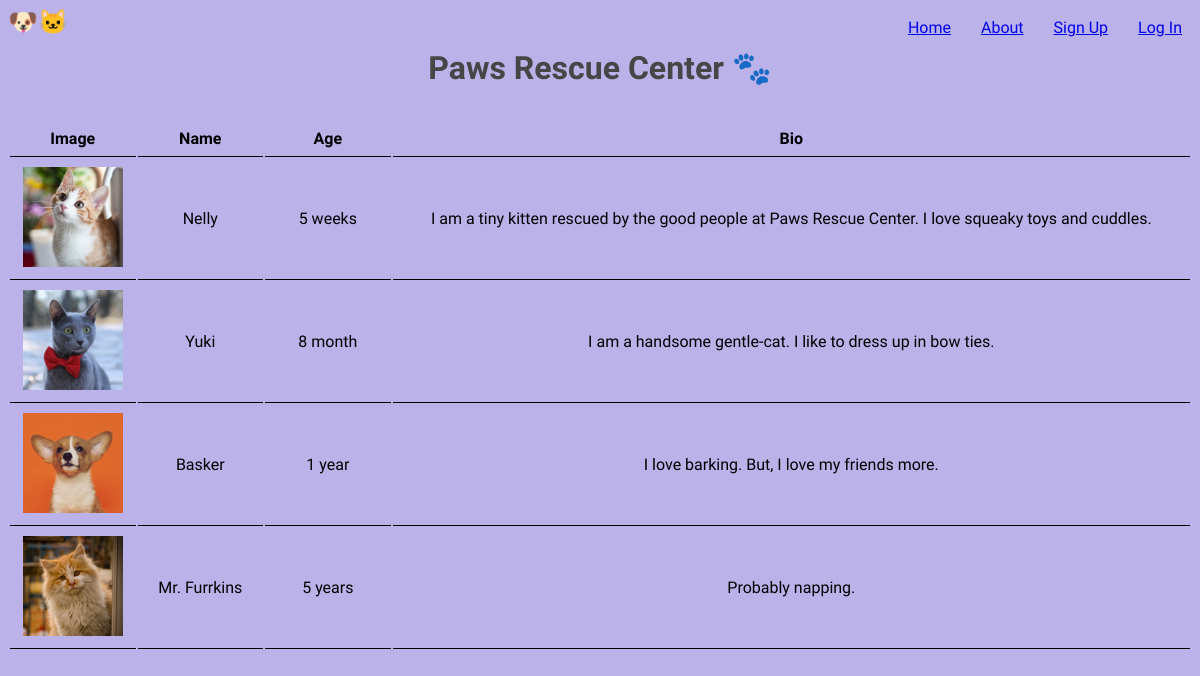
Before: / with the older database file.
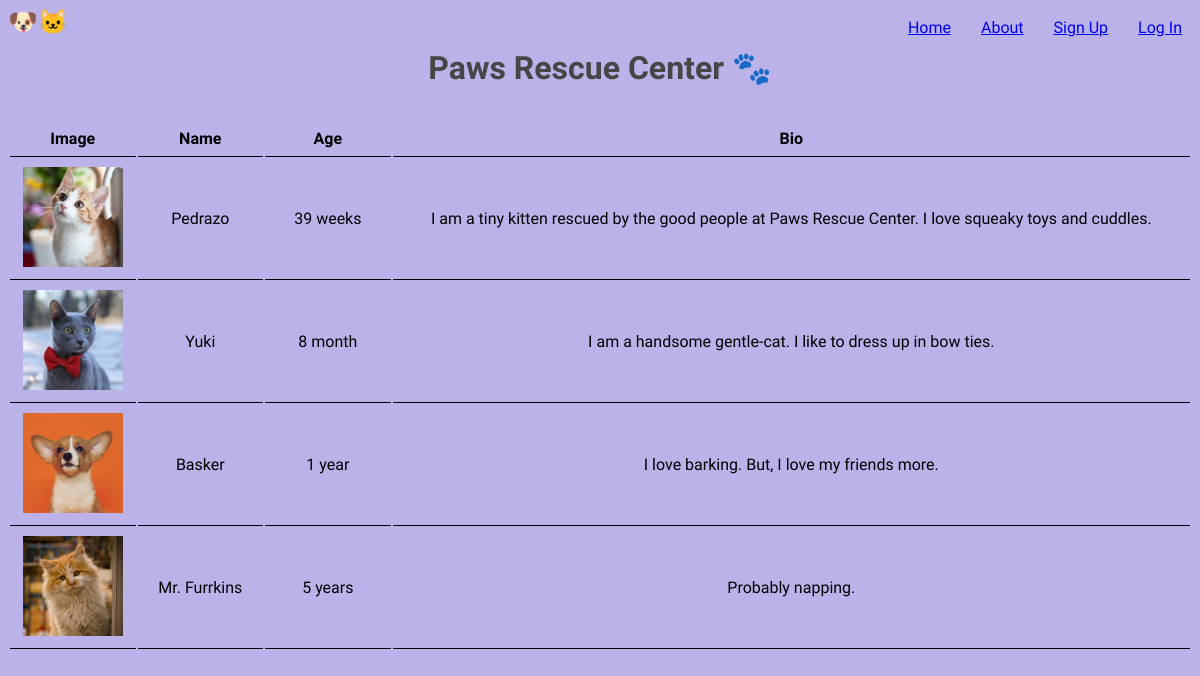
After: the same page with the newer database file.
### app.py (models this page shows)
class Pet(db.Model):
    id = db.Column(db.Integer,primary_key=True,unique=True,nullable=False)
    name = db.Column(db.String,unique=True,nullable=False)
    age = db.Column(db.Integer)
    bio = db.Column(db.String(300))
    posted_by = db.Column(db.String,db.ForeignKey('user.id'))

### app.py (the view)
@app.route('/')
def home():
    all_pets=Pet.query.all()
    return render_template("home.html",pets=all_pets);

### templates/home.html (shortened to what this page needs)
{% extends "base.html" %}
{%block body%}
<h1 id="title" style="text-align: center;">Paws Rescue Center 🐾</h1>
    <table>
        <head>
            <tr style="font-weight: bolder;">
                <td>
                    Image
                </td>
                <td>
                    Name
                </td>
                <td>
                    Age
                </td>
                <td>
                    Bio
                </td>
            </tr>
        </head>
        <body>
            {% for i in pets %}
            <tr>
                <td>
                    <img width="100" src="{{url_for('static',filename=i['id']|string +'.jpg')}}">
                </td>
                <td>
                    {{i.name}}
                </td>
                <td>
                    {{i.age}}
                </td>
                <td>
                    {{i.bio}}
                </td>
            </tr>
            {% endfor %}
        </body>
    </table>
{%endblock%}

### templates/base.html (shortened to what this page needs)
<!DOCTYPE html>
<html lang="en">
<head>
    <link rel="stylesheet" href="{{url_for('static',filename='style.css')}}">
    <nav style="padding-bottom: 10px;">
        <div style="float: left;"><a style="font-size:x-large;">🐶🐱</a></div>
        {% if not session["user"] %}
        <a id="nav" style="margin-left: 10px;"  href="{{url_for('login')}}">Log In</a>
        <a id="nav" style="margin-left: 10px;"  href="{{url_for('signUp')}}">Sign Up</a>
        {%endif%}
        <a id="nav" style="margin-left: 10px;" href="{{url_for('about')}}">About</a>
        <a id="nav" style="margin-left: 10px;" href="{{url_for('home')}}">Home</a>
    </nav>
</head>
<body>
    {%block body%}
    {%endblock%}
</body>
</html>

### static/style.css (style rules this page uses)
* { font-family: 'Lilita One', cursive; }
#title { padding: 10px; color: #464646; }
#nav { display: flex; justify-items:auto; padding: 10px; float:right; }
body { background: #bbb2e9; }
table { width: 100%; text-align: center; white-space: initial; table-layout:auto; }
th, td { padding: 8px; border-bottom: 1px solid rgb(0, 0, 0); text-decoration: solid; min-width: 100px; }

Changed rows visible on the page:
changed Pet: name "Nelly" → "Pedrazo"; age "5 weeks" → "39 weeks"
